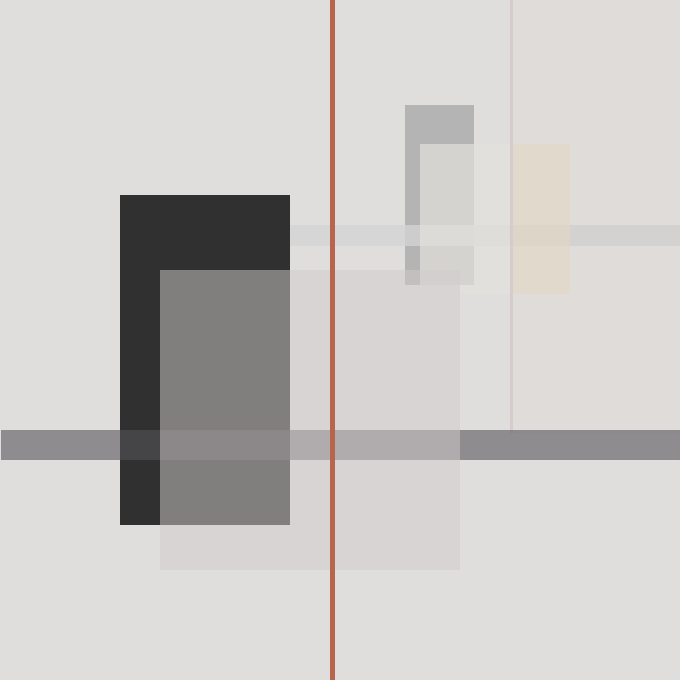
Frame 1 (no input)
Frame 60 (no input): identical to frame 1, image omitted
Frame 120 (the mouse pressed at the canvas centre since frame 60): identical to frame 1, image omitted

The p5.js sketch that drew this single still picture (run headless with seeded random() and noise() and a simulated clock; from frame 60 on, the mouse is pressed at the canvas centre):

// p5.js sketch
// ── sketch.js
function setup() {
  createCanvas(680, 680);

  background(221, 219, 217,230);
  

  noStroke();
  fill(176,176,176,230);
  rect(405,105,69,180);

  fill(208,201,191,30);
  rect(513,0,167,433);

  fill(212,212,212,200);
  rect(270,225,241,21);

  fill(195,195,195,100);
  rect(513,225,167,21);

  fill(227,224,220,180);
  rect(420,144,90,150);
  
  fill(226,216,198,180);
  rect(513,144,57,150);

  fill(209,196,196,180);
  rect(510,0,3,433);




  fill(48,48,48);
  rect(120,195,170,330);

  fill(84,83,87,150);
  rect(1,430,679,30);

  fill(208,202,203,130);
  rect(160,270,300);

  fill(183,101,76);
  rect(330,0,5,680);
}
function draw() {
}
